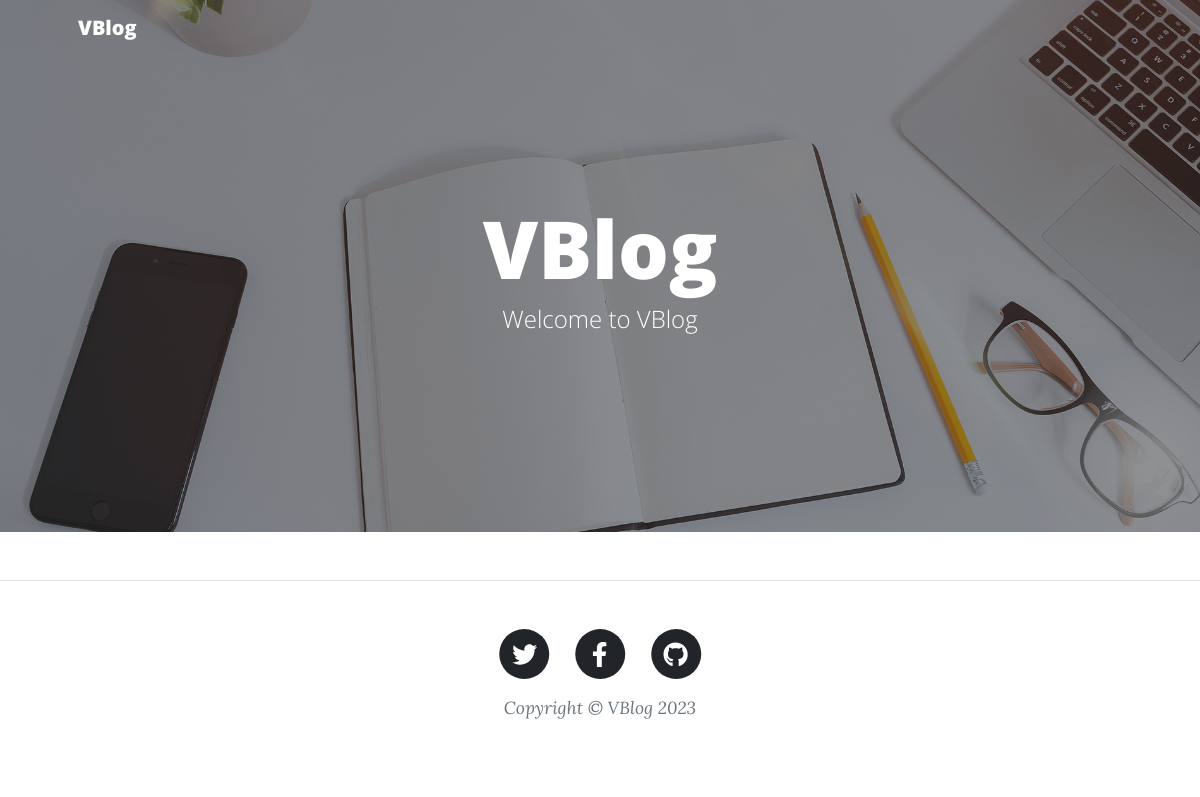
Before: / with the older database file.
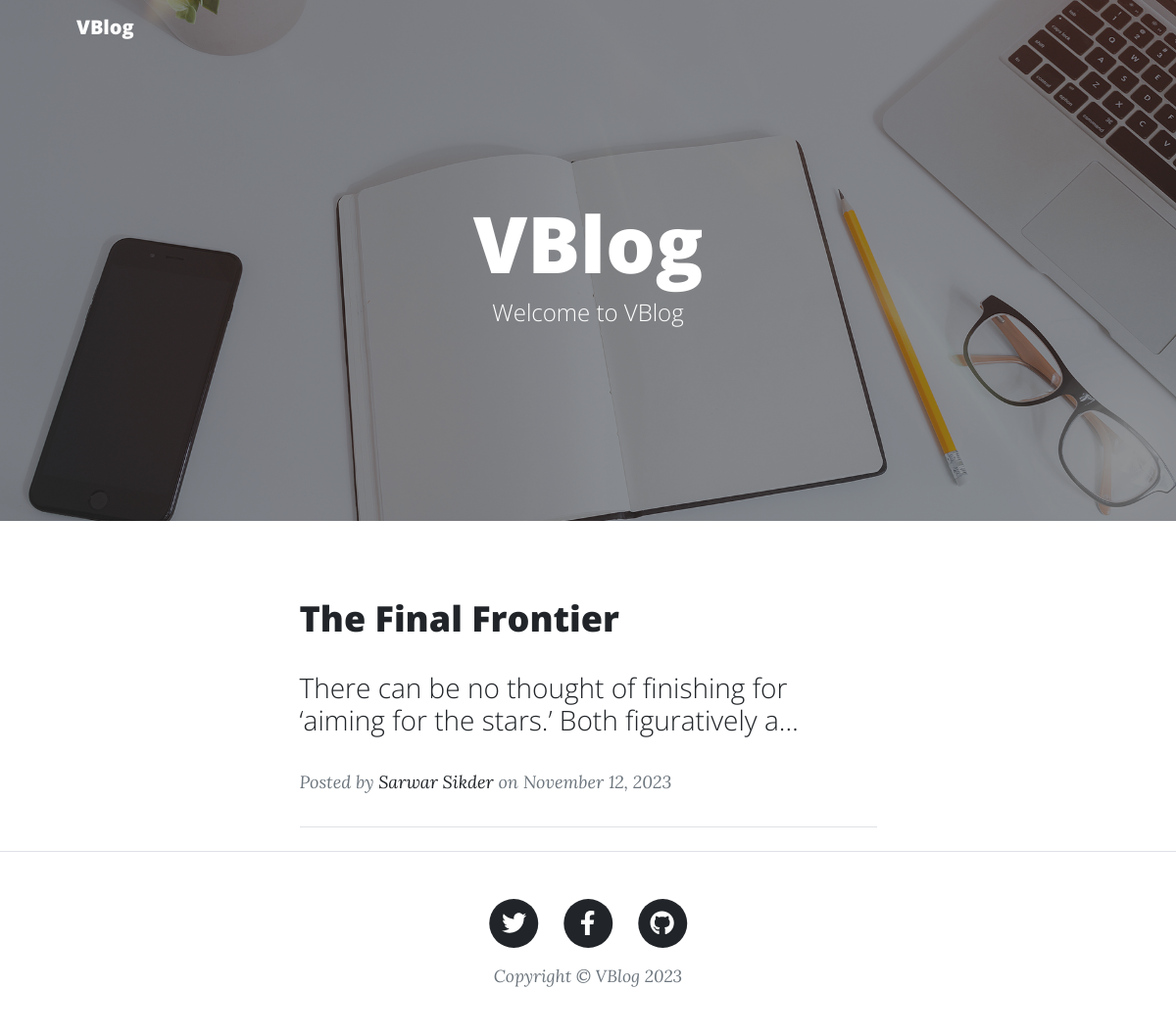
After: the same page with the newer database file.
### main_app/models.py (models this page shows, shortened)
class Post(models.Model):
    STATUS_CHOICES = (
        (0, 'Draft'),
        (1, 'Publish'),
    )
    title = models.CharField(max_length=200)
    author = models.CharField(max_length=100)
    updated_on = models.DateTimeField(auto_now=True)
    content = models.TextField()
    created_on = models.DateTimeField(auto_now_add=True)
    video = models.FileField(
        upload_to='videos/',
        null=True,
        blank=True,
        validators=[
            FileExtensionValidator(allowed_extensions=['mp4', 'avi', 'mov', 'mkv']),
            validate_video_size,
        ]
    )
    status = models.IntegerField(choices=STATUS_CHOICES, default=0)

### main_app/views.py (the view)
# urls.py: 2. Add a URL to urlpatterns:  path('', views.home, name='home')
def home(request):
    posts = Post.objects.filter(status=1).order_by('-created_on')
    return render(request, 'home.html', {'posts': posts})

### templates/home.html (shortened to what this page needs)
{% extends 'base.html' %}
{% block content %}
    <div class="container px-4 px-lg-5">
        <div class="row gx-4 gx-lg-5 justify-content-center">
            <div class="col-md-10 col-lg-8 col-xl-7">
                {% for post in posts %}
                    <div class="post-preview">
                        <a href="{% url 'details' pk=post.pk %}">
                            <h2 class="post-title">{{ post.title }}</h2>
                            <h3 class="post-subtitle">
                                {% with encoded_content=post.content|truncatechars:100 %}
                                    <h3 class="post-subtitle">{{ encoded_content|safe }}</h3>
                                {% endwith %}
                            </h3>
                        </a>
                        <p class="post-meta">
                            Posted by
                            <a href="#!">{{ post.author }}</a>
                            on {{ post.created_on|date:"F j, Y" }}
                        </p>
                    </div>
                    <hr class="my-4"/>
                {% endfor %}
            </div>
        </div>
    </div>
{% endblock %}

### templates/base.html (shortened to what this page needs)
{% load static %}
<!DOCTYPE html>
<html lang="en">
<head>
    <link href="{% static 'css/styles.css' %}" rel="stylesheet"/>
</head>
<body>
<nav class="navbar navbar-expand-lg navbar-light" id="mainNav">
    <div class="container px-4 px-lg-5">
        <a class="navbar-brand" href="{% url 'home' %}">VBlog</a>
    </div>
</nav>
{% include 'header.html' %}
{% block content %}
{% endblock %}
<footer class="border-top">
    <div class="container px-4 px-lg-5">
        <div class="row gx-4 gx-lg-5 justify-content-center">
            <div class="col-md-10 col-lg-8 col-xl-7">
                <ul class="list-inline text-center">
                    <li class="list-inline-item">
                        <a href="#!">
                                    <span class="fa-stack fa-lg">
                                        <i class="fas fa-circle fa-stack-2x"></i>
                                        <i class="fab fa-twitter fa-stack-1x fa-inverse"></i>
                                    </span>
                        </a>
                    </li>
                    <li class="list-inline-item">
                        <a href="#!">
                                    <span class="fa-stack fa-lg">
                                        <i class="fas fa-circle fa-stack-2x"></i>
                                        <i class="fab fa-facebook-f fa-stack-1x fa-inverse"></i>
                                    </span>
                        </a>
                    </li>
                    <li class="list-inline-item">
                        <a href="#!">
                                    <span class="fa-stack fa-lg">
                                        <i class="fas fa-circle fa-stack-2x"></i>
                                        <i class="fab fa-github fa-stack-1x fa-inverse"></i>
                                    </span>
                        </a>
                    </li>
                </ul>
                <div class="small text-center text-muted fst-italic">Copyright &copy; VBlog 2023</div>
            </div>
        </div>
    </div>
</footer>
</body>
</html>

### templates/header.html
{% load static %}
<header class="masthead" style="background-image: url('{% static 'assets/img/home-bg.jpg' %}')">
    <div class="container position-relative px-4 px-lg-5">
        <div class="row gx-4 gx-lg-5 justify-content-center">
            <div class="col-md-10 col-lg-8 col-xl-7">
                <div class="site-heading">
                    <h1>VBlog</h1>
                    <span class="subheading">Welcome to VBlog</span>
                </div>
            </div>
        </div>
    </div>
</header>

Changed rows visible on the page:
now on this page (row edited): Post: title "The Final Frontier", value "There can be no thought of finishing for ‘aiming for the stars.’ Both figuratively a…", author "Sarwar Sikder", created_on "November 12, 2023"
